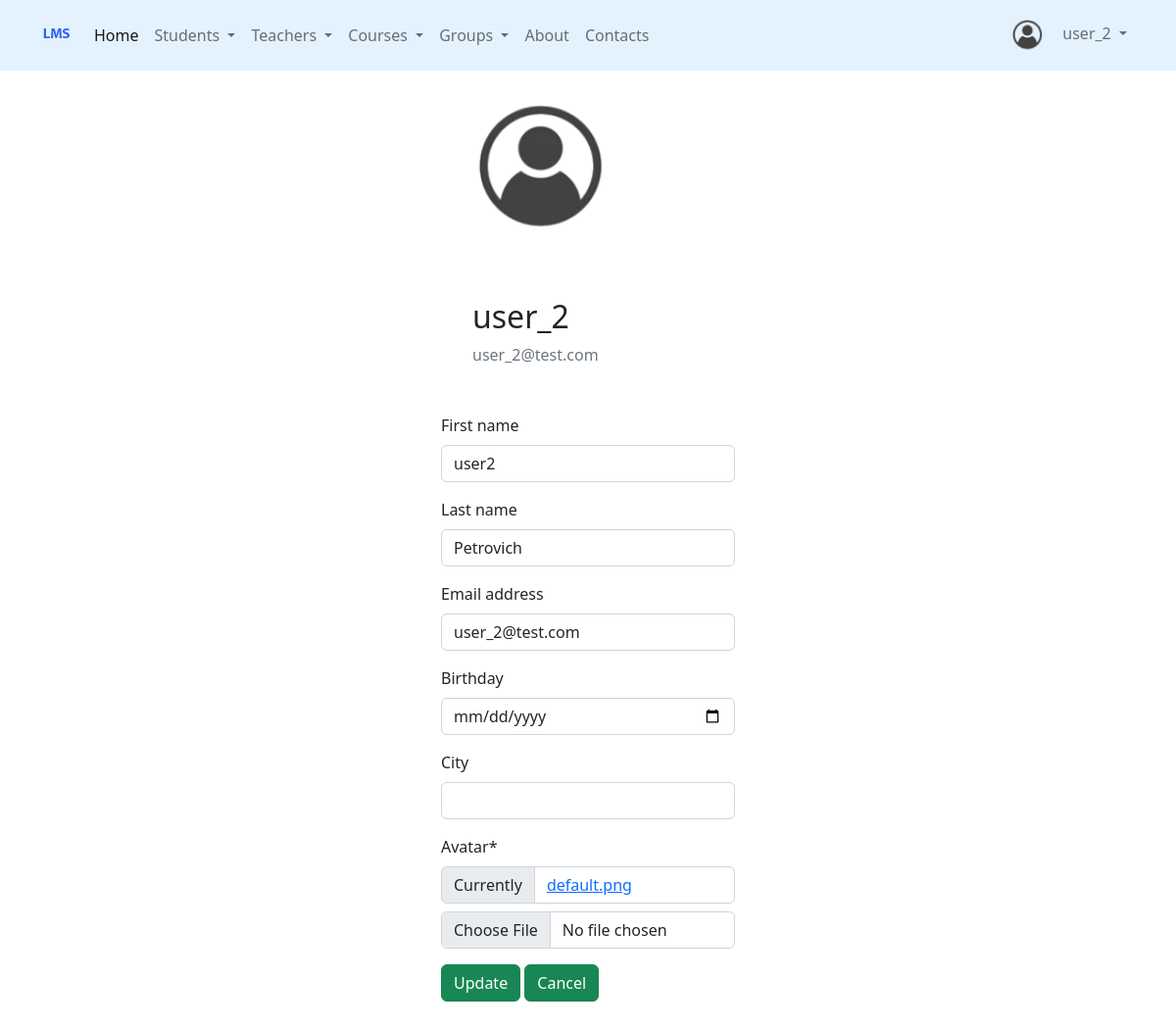
The app's page /accounts/update (signed in), older data.
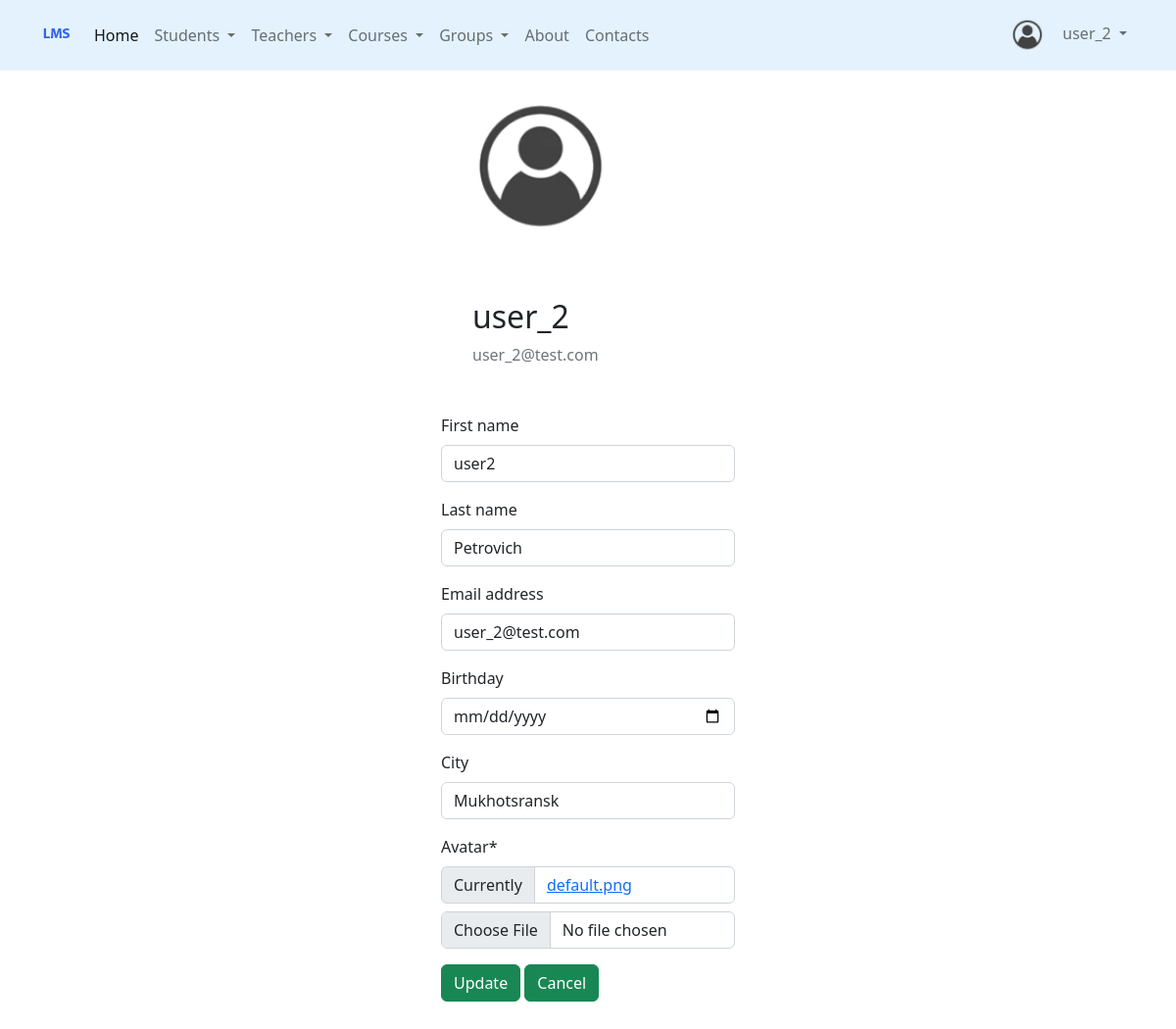
The same page, newer data.
### accounts/models.py (models this page shows, shortened)
class Profile(models.Model):
    user = models.OneToOneField(to=User, on_delete=models.CASCADE)
    birthday = models.DateField(null=True, blank=True)
    city = models.CharField(max_length=50, null=True, blank=True)
    avatar = models.ImageField(upload_to='avatars/', default='default.png')
    class Meta:
        db_table = 'profile'

### accounts/views.py (the view, shortened to what this page needs)
# urls.py: path('update', AccountUpdateView.as_view(), name='profile_update'),
class AccountUpdateView(LoginRequiredMixin, ProcessFormView):
    def get(self, request, *args, **kwargs):
        user = request.user
        profile = request.user.profile
        user_form = UserUpdateForm(instance=user)
        profile_form = ProfileUpdateForm(instance=profile)
        return render(request, 'accounts/update.html', {'user_form': user_form, 'profile_form': profile_form})

### accounts/forms.py
class UserUpdateForm(UserChangeForm):
    password = None
    class Meta(UserChangeForm.Meta):
        fields = [
            'first_name',
            'last_name',
            'email',
        ]

class ProfileUpdateForm(forms.ModelForm):
    class Meta:
        model = Profile
        fields = [
            'birthday',
            'city',
            'avatar'
        ]
        widgets = {
            'birthday': forms.DateInput(attrs={'type': 'date'})
        }

### core/context_processors.py (called while the page is built)
def params(request):
    get_params = request.GET
    if 'page' in get_params:
        get_params = copy(get_params)
        del get_params['page']
    return {'params': f'&{get_params.urlencode()}' if get_params else ''}

### accounts/templates/accounts/update.html (shortened to what this page needs)
{% extends 'base.html' %}
{% load crispy_forms_filters %}
{% block content %}
    <form method="post" enctype="multipart/form-data">
        <div class="mx-auto" style="width: 300px;">
        <div>
            <div class="col-md-4">
              <img src="{{ user.profile.avatar.url }}" class="rounded-circle p-3" width="200" height="200" alt="avatar">
            </div>
            <div class="p-3 m-3">
                <h2 class="account-heading">{{ user.username }}</h2>
                <p class="text-secondary">{{ user.email }}</p>
            </div>
        </div>
        {{ user_form | crispy }}
        {{ profile_form | crispy }}
        <div class="mt-3">
            <input class="btn btn-success" type="submit" value="Update">
            <a class="btn btn-success" href="{% url 'accounts:profile_view' %}">Cancel</a>
        </div>
        </div>
    </form>
{% endblock %}

Row changes from the older to the newer data that the page shows:
changed Profile: city (not shown) → "Mukhotsransk"
